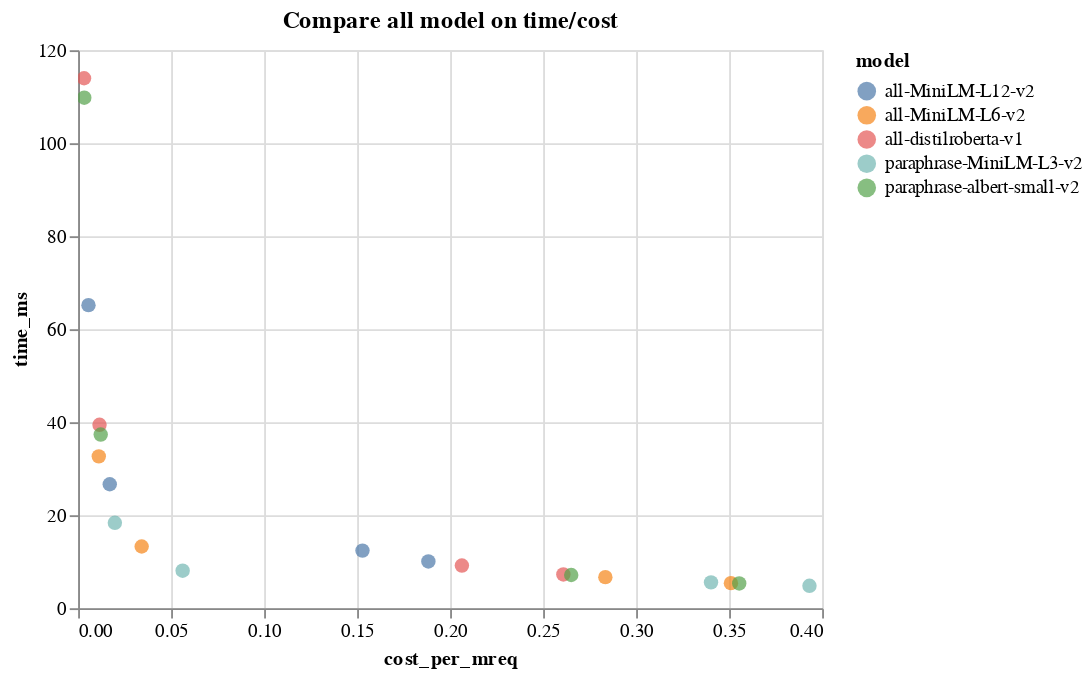

Notebook code for this chart:
### Code cell
alt.Chart(df).mark_circle(size=60).encode(
    x='cost_per_mreq',
    y='time_ms',
    color='model',
    tooltip=['model', 'backend']
).properties(title='Compare all model on time/cost').interactive()

### Figure 1 — Vega-Lite specification as saved in the notebook (floating-point values rounded to 4 significant figures)
{"config": {"view": {"continuousWidth": 400, "continuousHeight": 300}}, "data": {"name": "data-a3580d64bc9989092c729807294d6a7d"}, "mark": {"type": "circle", "size": 60}, "encoding": {"color": {"field": "model", "type": "nominal"}, "tooltip": [{"field": "model", "type": "nominal"}, {"field": "backend", "type": "nominal"}], "x": {"field": "cost_per_mreq", "type": "quantitative"}, "y": {"field": "time_ms", "type": "quantitative"}}, "selection": {"selector008": {"type": "interval", "bind": "scales", "encodings": ["x", "y"]}}, "title": "Compare all model on time/cost", "$schema": "https://vega.github.io/schema/vega-lite/v4.17.0.json", "datasets": {"data-a3580d64bc9989092c729807294d6a7d": [{"model": "all-MiniLM-L12-v2", "backend": "r6i.large/onnxrt-cpu", "time_ms": 26.67, "cost_per_mreq": 0.01701}, {"model": "all-MiniLM-L12-v2", "backend": "r6g.large/onnxrt-cpu", "time_ms": 65.18, "cost_per_mreq": 0.005567}, {"model": "all-MiniLM-L12-v2", "backend": "g4dn.xlarge/onnxrt-cuda", "time_ms": 10.06, "cost_per_mreq": 0.1883}, {"model": "all-MiniLM-L12-v2", "backend": "g4dn.xlarge/onnxrt-tensorrt", "time_ms": 12.39, "cost_per_mreq": 0.1529}, {"model": "all-MiniLM-L6-v2", "backend": "r6i.large/onnxrt-cpu", "time_ms": 13.28, "cost_per_mreq": 0.03416}, {"model": "all-MiniLM-L6-v2", "backend": "r6g.large/onnxrt-cpu", "time_ms": 32.66, "cost_per_mreq": 0.01111}, {"model": "all-MiniLM-L6-v2", "backend": "g4dn.xlarge/onnxrt-cuda", "time_ms": 5.395, "cost_per_mreq": 0.351}, {"model": "all-MiniLM-L6-v2", "backend": "g4dn.xlarge/onnxrt-tensorrt", "time_ms": 6.68, "cost_per_mreq": 0.2835}, {"model": "all-distilroberta-v1", "backend": "r6i.large/onnxrt-cpu", "time_ms": 39.45, "cost_per_mreq": 0.0115}, {"model": "all-distilroberta-v1", "backend": "r6g.large/onnxrt-cpu", "time_ms": 114.0, "cost_per_mreq": 0.003184}, {"model": "all-distilroberta-v1", "backend": "g4dn.xlarge/onnxrt-cuda", "time_ms": 7.259, "cost_per_mreq": 0.2609}, {"model": "all-distilroberta-v1", "backend": "g4dn.xlarge/onnxrt-tensorrt", "time_ms": 9.178, "cost_per_mreq": 0.2063}, {"model": "paraphrase-albert-small-v2", "backend": "r6i.large/onnxrt-cpu", "time_ms": 37.34, "cost_per_mreq": 0.01215}, {"model": "paraphrase-albert-small-v2", "backend": "r6g.large/onnxrt-cpu", "time_ms": 109.8, "cost_per_mreq": 0.003305}, {"model": "paraphrase-albert-small-v2", "backend": "g4dn.xlarge/onnxrt-cuda", "time_ms": 5.328, "cost_per_mreq": 0.3554}, {"model": "paraphrase-albert-small-v2", "backend": "g4dn.xlarge/onnxrt-tensorrt", "time_ms": 7.143, "cost_per_mreq": 0.2651}, {"model": "paraphrase-MiniLM-L3-v2", "backend": "r6i.large/onnxrt-cpu", "time_ms": 8.073, "cost_per_mreq": 0.05619}, {"model": "paraphrase-MiniLM-L3-v2", "backend": "r6g.large/onnxrt-cpu", "time_ms": 18.36, "cost_per_mreq": 0.01976}, {"model": "paraphrase-MiniLM-L3-v2", "backend": "g4dn.xlarge/onnxrt-cuda", "time_ms": 4.816, "cost_per_mreq": 0.3932}, {"model": "paraphrase-MiniLM-L3-v2", "backend": "g4dn.xlarge/onnxrt-tensorrt", "time_ms": 5.565, "cost_per_mreq": 0.3403}]}}
